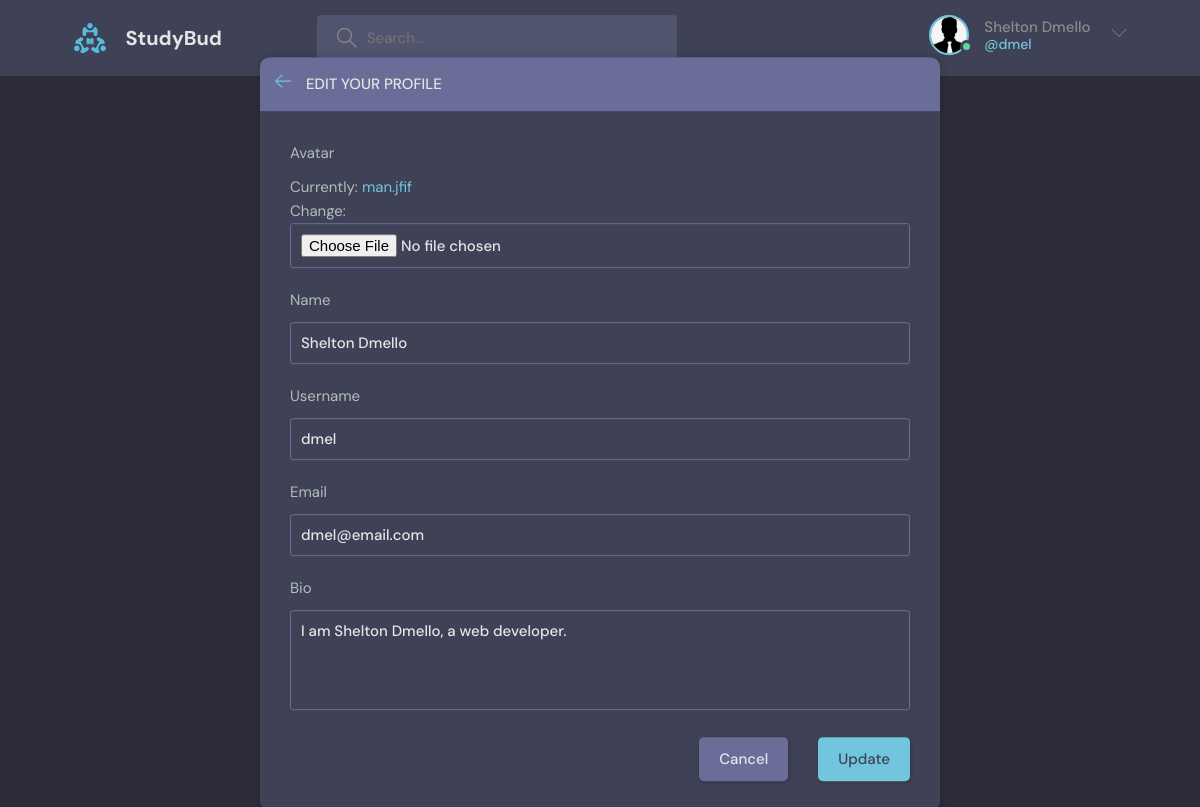
The page /update-user/ (signed in) on the database its author committed.
### base/models.py (models this page shows)
class User(AbstractUser):
    name = models.CharField(max_length=200, null=True)
    email = models.EmailField( unique=True, null=True)
    bio = models.TextField(null=True)
    avatar = models.ImageField(null=True, default="avatar.svg")
    USERNAME_FIELD = 'email'
    REQUIRED_FIELDS = []

### base/views.py (the view)
# urls.py: path('update-user/', views.updateUser, name='update-user'),
@login_required(login_url='/login')
def updateUser(request):
    user = request.user
    form = UserForm(instance=user)
    if request.method == "POST":
        form = UserForm(request.POST, request.FILES, instance=user)
        if form.is_valid():
            form.save()
            return redirect('user-profile', pk=user.id)
    return render(request, 'base/update-user.html', {'form': form})

### base/forms.py
class UserForm(ModelForm):
    class Meta:
        model = User
        fields = ['avatar', 'name', 'username', 'email', 'bio']

### base/templates/base/update-user.html (shortened to what this page needs)
{% extends 'main.html' %}
{% block content %}
<main class="update-account layout">
  <div class="container">
    <div class="layout__box">
      <div class="layout__boxHeader">
        <div class="layout__boxTitle">
          <a href="{{request.META.HTTP_REFERER}}">
            <svg version="1.1" xmlns="http://www.w3.org/2000/svg" width="32" height="32" viewBox="0 0 32 32">
              <title>arrow-left</title>
              <path
                d="M13.723 2.286l-13.723 13.714 13.719 13.714 1.616-1.611-10.96-10.96h27.625v-2.286h-27.625l10.965-10.965-1.616-1.607z">
              </path>
            </svg>
          </a>
          <h3>Edit your profile</h3>
        </div>
      </div>
      <div class="layout__body">
        <form class="form" action="" method='POST' enctype="multipart/form-data">
          {% for field in form %}
          <div class="form__group">
            <label for="{{field.label}}">{{field.label}}</label>
            {{field}}
          </div>
          {% endfor %}
          <div class="form__action">
            <a class="btn btn--dark" href="{{request.META.HTTP_REFERER}}">Cancel</a>
            <button class="btn btn--main" type="submit">Update</button>
          </div>
        </form>
      </div>
    </div>
  </div>
</main>
{% endblock content %}

### templates/navbar.html (shortened to what this page needs)
{% load static %}
<header class="header header--loggedIn">
    <div class="container">
        <a href="{% url 'home' %}" class="header__logo">
            <img src="{% static 'images/logo.svg' %}" />
            <h1>StudyBud</h1>
        </a>
        <form class="header__search" method='GET' action="{% url 'home' %}">
            <label>
                <input type="text" name='q' placeholder="Search...">
            </label>
        </form>
        <nav class="header__menu">
            {% if request.user.is_authenticated %}
            <div class="header__user">
                <a href="{% url 'update-user' %}">
                    <div class="avatar avatar--medium active">
                        <img src="{{ request.user.avatar.url }}" />
                    </div>
                    <p>{{ request.user.name }} <span>@{{ request.user.username }}</span></p>
                </a>
                <button class="dropdown-button">
                    <svg version="1.1" xmlns="http://www.w3.org/2000/svg" width="32" height="32" viewBox="0 0 32 32">
                        <title>chevron-down</title>
                        <path d="M16 21l-13-13h-3l16 16 16-16h-3l-13 13z"></path>
                    </svg>
                </button>
            </div>
            {% else %}
            <a href="{% url 'login' %}">
                <img src="{% static 'images/avatar.svg' %}" />
                <p>Login</p>
            </a>
            {% endif %}
        </nav>
    </div>
</header>

### rows shown on the page
User: user.avatar (picture), user.name "Shelton Dmello", user.username "dmel", form "Shelton Dmello" "dmel" "dmel@email.com" "I am Shelton Dmello, a web developer."

### other values the page prints
{{ field.label }} "Avatar" "Name" "Username" "Email" "Bio"
